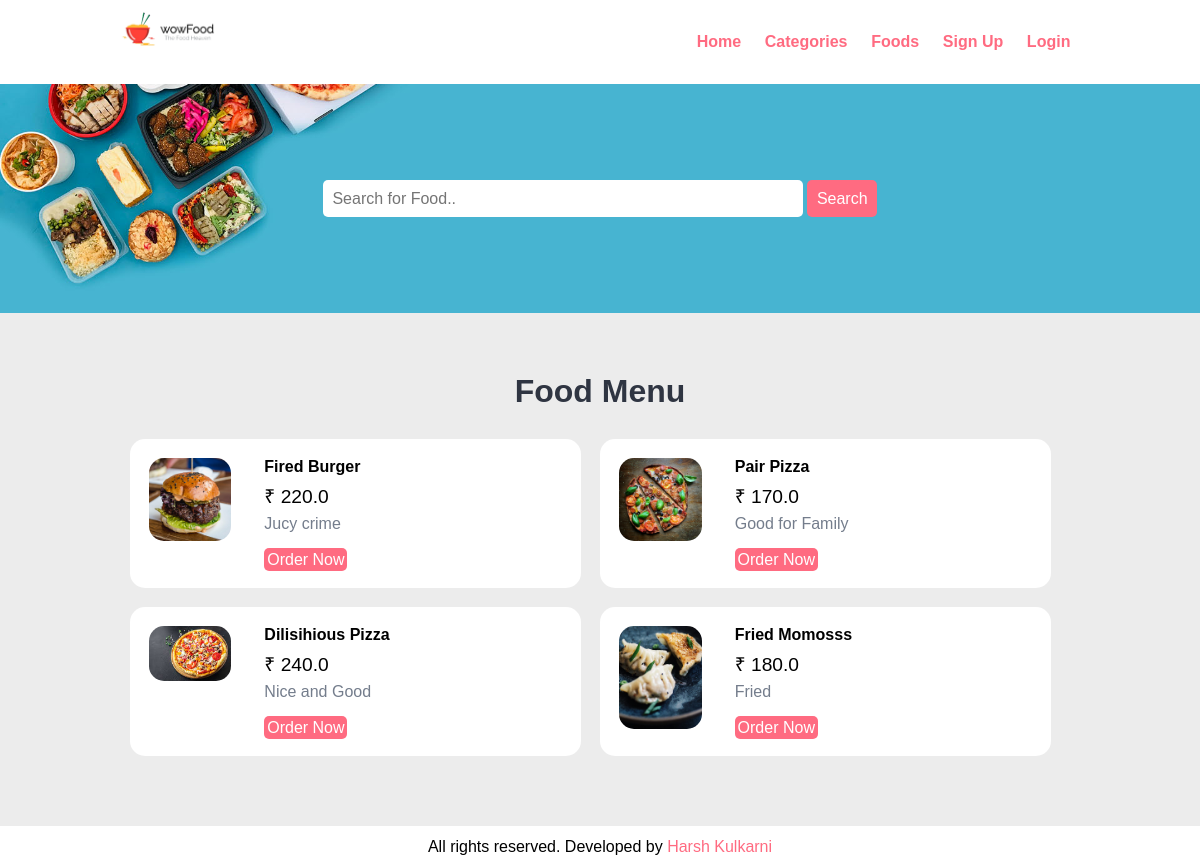
The page /foods on the database its author committed.
### food_order/__init__.py (models this page shows)
class Food(db.Model):
    id = db.Column(db.Integer, primary_key=True)
    title = db.Column(db.String(100), nullable=False, unique=True)
    category_id = db.Column(db.Integer, db.ForeignKey("category.id"))
    image_name = db.Column(db.String(255), nullable=True)
    description = db.Column(db.Text, nullable=True)
    price = db.Column(db.Float, nullable=False)
    featured = db.Column(db.String(10), nullable=False)
    active = db.Column(db.String(10), nullable=False)
    orders = db.relationship("Order", backref="order")

### food_order/views.py (the view)
@app.route("/foods")
def foods():
    with app.app_context():
        all_food = db.session.query(Food).all()
        return render_template("foods.html", foods=all_food)

### food_order/templates/foods.html (shortened to what this page needs)
{% include 'header.html' %}
<section class="food-search text-center">
    <div class="container">
        <form action="{{ url_for('food_search') }}" method="POST">
            <input type="search" name="search" placeholder="Search for Food.." required>
            <input type="submit" name="submit" value="Search" class="btn btn-primary">
        </form>
    </div>
</section>
<section class="food-menu">
    <div class="container">
        <h2 class="text-center">Food Menu</h2>
        {% for food in foods %}
        {% if food.active == 'Yes' %}
        <div class="food-menu-box">
            <div class="food-menu-img">
                <img src="static/images/{{food.image_name}}" alt="{{food.image_name}}" class="img-responsive img-curve">
            </div>
            <div class="food-menu-desc">
                <h4>{{ food.title }}</h4>
                <p class="food-price">₹ {{ food.price }}</p>
                <p class="food-detail">
                    {{ food.description }}
                </p>
                <br>
                <a href="{{ url_for('order', id=food.id) }}" class="btn btn-primary">Order Now</a>
            </div>
        </div>
        {% endif %}
        {% endfor %}
    </div>
</section>
{% include 'footer.html' %}

### food_order/static/css/style.css (style rules this page uses)
* { margin: 0 0; padding: 0 0; font-family: Arial, Helvetica, sans-serif; }
.container { width: 80%; margin: 0 auto; padding: 1%; }
.img-responsive { width: 100%; }
.img-curve { border-radius: 15px; }
.text-center { text-align: center; }
a { color: #ff6b81; text-decoration: none; }
.btn { padding: 1%; border: none; font-size: 1rem; border-radius: 5px; }
.btn-primary { background-color: #ff6b81; color: white; cursor: pointer; }
h2 { color: #2f3542; font-size: 2rem; margin-bottom: 2%; }
.food-search { background-image: url(../images/bg.jpg); background-size: cover; background-repeat: no-repeat; background-position: center; padding: 7% 0; }
.food-search input[type="search"] { width: 50%; padding: 1%; font-size: 1rem; border: none; border-radius: 5px; }
.food-menu { background-color: #ececec; padding: 4% 0; }
.food-menu-box { width: 43%; margin: 1%; padding: 2%; float: left; background-color: white; border-radius: 15px; }
.food-menu-img { width: 20%; float: left; }
.food-menu-desc { width: 70%; float: left; margin-left: 8%; }
.food-price { font-size: 1.2rem; margin: 2% 0; }
.food-detail { font-size: 1rem; color: #747d8c; }

### rows shown on the page
Food: image_name (picture), title "Fired Burger", price "220.0", description "Jucy crime"
Food: image_name (picture), title "Pair Pizza", price "170.0", description "Good for Family"
Food: image_name (picture), title "Dilisihious Pizza", price "240.0", description "Nice and Good"
Food: image_name (picture), title "Fried Momosss", price "180.0", description "Fried"
